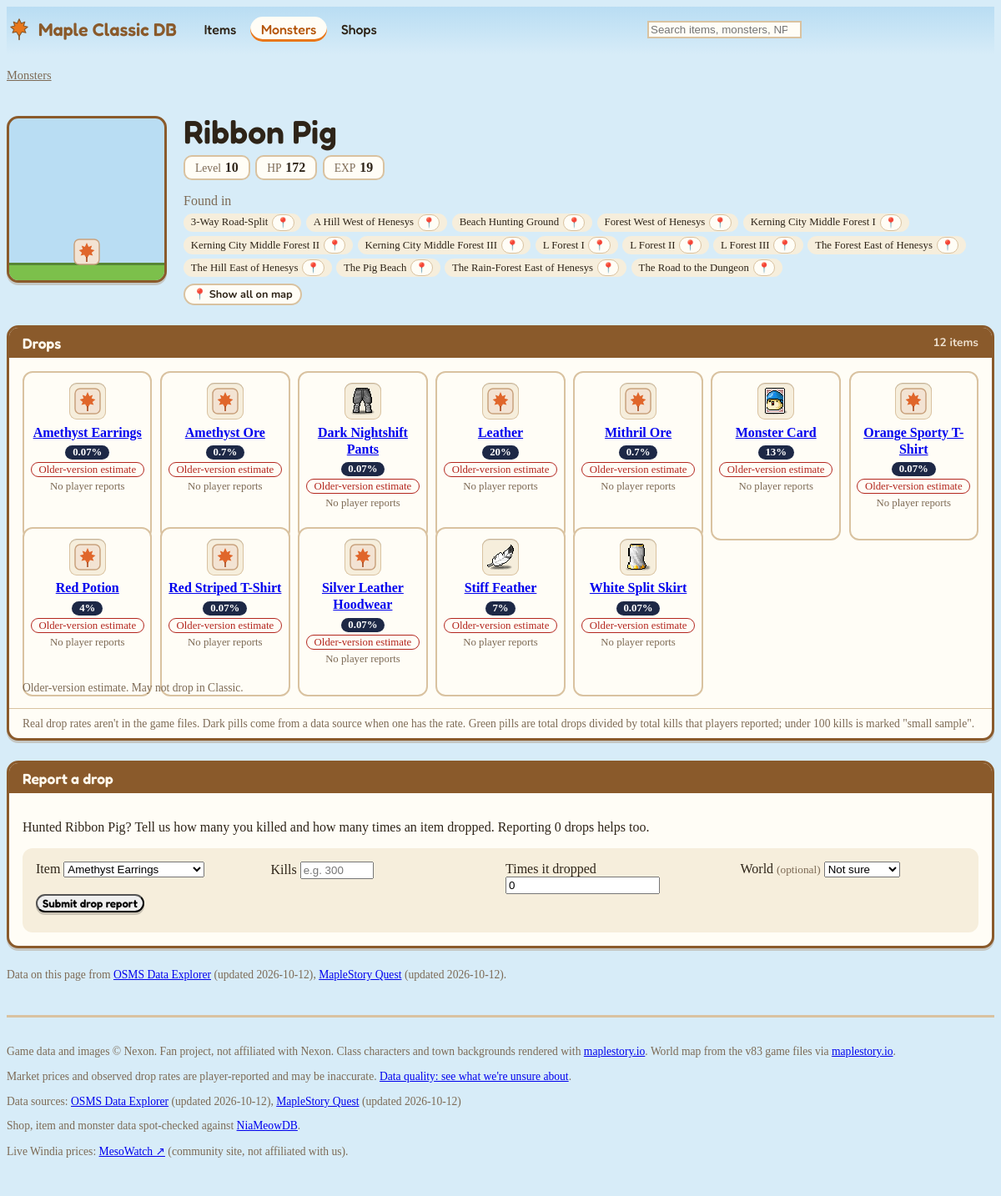
Screenshot of /monsters/10 with the database file from the repository.
### app/models.py (models this page shows)
class Base(DeclarativeBase):
    """Parent class that all tables inherit from."""

class Monster(Base):
    __tablename__ = "monsters"
    id: Mapped[int] = mapped_column(primary_key=True, autoincrement=False)
    name: Mapped[str] = mapped_column(String(200), index=True)
    level: Mapped[Optional[int]]
    hp: Mapped[Optional[int]]
    exp: Mapped[Optional[int]]
    maps: Mapped[Optional[list]] = mapped_column(JSON)  # list of map names
    hidden: Mapped[bool] = mapped_column(default=False, index=True)
    note: Mapped[Optional[str]] = mapped_column(String(200))
    source_id: Mapped[int] = mapped_column(ForeignKey("sources.id"))
    source: Mapped[Source] = relationship()
    drops: Mapped[list["Drop"]] = relationship(back_populates="monster")
    drop_reports: Mapped[list["DropReport"]] = relationship(back_populates="monster")
    monster_maps: Mapped[list["MonsterMap"]] = relationship(back_populates="monster")  # where it spawns

class Map(Base):
    __tablename__ = "maps"
    id: Mapped[int] = mapped_column(primary_key=True, autoincrement=False)
    name: Mapped[str] = mapped_column(String(200), index=True)
    street_name: Mapped[Optional[str]] = mapped_column(String(200))
    region: Mapped[Optional[str]] = mapped_column(String(100))  # OSMS region, e.g. "Victoria Island"
    map_mark: Mapped[Optional[str]] = mapped_column(String(50))  # e.g. "Henesys", "Dungeon"
    is_town: Mapped[bool] = mapped_column(default=False)
    return_map_id: Mapped[Optional[int]]  # plain number, NOT a foreign key
    world: Mapped[Optional[str]] = mapped_column(String(30), index=True)  # maple-island / victoria-island / None
    spot_x: Mapped[Optional[int]]
    spot_y: Mapped[Optional[int]]
    spot_exact: Mapped[Optional[bool]]  # True = own spot, False = town's spot, None = no spot
    v83_map_id: Mapped[Optional[int]]  # matching v83 map (debugging only)
    source_id: Mapped[int] = mapped_column(ForeignKey("sources.id"))
    source: Mapped[Source] = relationship()
    monster_maps: Mapped[list["MonsterMap"]] = relationship(back_populates="map")
    npc_maps: Mapped[list["NpcMap"]] = relationship(back_populates="map")

class Drop(Base):
    __tablename__ = "drops"
    __table_args__ = (UniqueConstraint("monster_id", "item_id"),)
    id: Mapped[int] = mapped_column(primary_key=True)
    monster_id: Mapped[int] = mapped_column(ForeignKey("monsters.id"), index=True)
    item_id: Mapped[int] = mapped_column(ForeignKey("items.id"), index=True)
    drop_rate: Mapped[Optional[float]]
    rate_source: Mapped[Optional[str]] = mapped_column(String(100))
    confidence: Mapped[str] = mapped_column(String(20), default="unverified")
    source_id: Mapped[int] = mapped_column(ForeignKey("sources.id"))
    monster: Mapped[Monster] = relationship(back_populates="drops")
    item: Mapped[Item] = relationship(back_populates="drops")
    source: Mapped[Source] = relationship()

class Item(Base):
    __tablename__ = "items"
    id: Mapped[int] = mapped_column(primary_key=True, autoincrement=False)
    name: Mapped[str] = mapped_column(String(200), index=True)
    category: Mapped[str] = mapped_column(String(20))  # equip / use / etc / setup
    sub_type: Mapped[Optional[str]] = mapped_column(String(50))
    level_req: Mapped[Optional[int]]
    job: Mapped[Optional[str]] = mapped_column(String(30))
    stats: Mapped[Optional[dict]] = mapped_column(JSON)
    description: Mapped[Optional[str]]
    npc_sell_price: Mapped[Optional[int]]
    icon_url: Mapped[Optional[str]] = mapped_column(String(500))
    equip_slot: Mapped[Optional[str]] = mapped_column(String(20), index=True)  # Hat / Top / ... / Weapon
    weapon_type: Mapped[Optional[str]] = mapped_column(String(30))  # e.g. "1H Sword", "Claw"
    jobs: Mapped[list] = mapped_column(JSON, default=list)  # e.g. ["Warrior", "Thief"]; [] = any class
    source_id: Mapped[int] = mapped_column(ForeignKey("sources.id"))
    source: Mapped[Source] = relationship()
    drops: Mapped[list["Drop"]] = relationship(back_populates="item")
    shop_items: Mapped[list["ShopItem"]] = relationship(back_populates="item")
    price_reports: Mapped[list["PriceReport"]] = relationship(back_populates="item")
    drop_reports: Mapped[list["DropReport"]] = relationship(back_populates="item")
    recipes: Mapped[list["Recipe"]] = relationship(back_populates="output_item")  # recipes that craft this
    used_in: Mapped[list["RecipeIngredient"]] = relationship(back_populates="item")  # as an ingredient
    quest_rewards: Mapped[list["QuestReward"]] = relationship(back_populates="item")

class Source(Base):
    __tablename__ = "sources"
    id: Mapped[int] = mapped_column(primary_key=True)
    name: Mapped[str] = mapped_column(String(100), unique=True)
    url: Mapped[Optional[str]] = mapped_column(String(500))
    last_scraped: Mapped[Optional[datetime]] = mapped_column(DateTime)
    notes: Mapped[Optional[str]]

### app/main.py (the view)
@app.get("/monsters/{monster_id}")
def monster_page(request: Request, monster_id: int, db: Session = Depends(get_db)):
    data = queries.monster_detail(db, monster_id)
    if data is None:
        raise HTTPException(status_code=404, detail="Monster not found")
    return render(request, "monster.html", page_title=data["monster"]["name"], worlds=WORLDS, **data)

### app/templates/monster.html (shortened to what this page needs)
{% extends "base.html" %}
{% import "partials/macros.html" as m %}
{% block content %}
<p class="breadcrumb"><a href="/monsters">Monsters</a></p>
<div class="hero">
  <div class="stage">{{ m.art("monsters", monster.id, monster.name, alt=monster.name) }}</div>
  <div>
    <h1>{{ monster.name }}</h1>
    <ul class="stat-chips">
      <li><span class="k">Level</span><span class="v">{{ m.val(monster.level) }}</span></li>
      <li><span class="k">HP</span><span class="v">{{ m.num(monster.hp) }}</span></li>
      <li><span class="k">EXP</span><span class="v">{{ m.num(monster.exp) }}</span></li>
    </ul>
    {% if found_in %}
      <p class="muted" style="margin-bottom:.35rem">Found in</p>
      <ul class="map-list">
        {% for map in found_in %}
          <li class="pill pill-tag">{{ map.name }}{% if map.world %} {{ m.ping_button("map=" ~ map.map_id, map.name, text="") }}{% endif %}</li>
        {% endfor %}
      </ul>
      {% if has_pings %}<p class="map-list-actions">{{ m.ping_button("monster=" ~ monster.id, monster.name, text="Show all on map") }}</p>{% endif %}
    {% elif monster.maps %}
      <p class="muted" style="margin-bottom:.35rem">Found in</p>
      <ul class="map-list">
        {% for map in monster.maps %}<li class="pill pill-tag">{{ map }}</li>{% endfor %}
      </ul>
    {% else %}
      <p class="muted">We don't know where it spawns yet.</p>
    {% endif %}
  </div>
</div>
<section class="win" aria-labelledby="drops-title">
  <h2 class="win-title" id="drops-title">Drops {% if drops %}<span class="count">{{ drops | length }} items</span>{% endif %}</h2>
  <div class="win-body">
    {% if drops %}
      <ul class="card-grid">
        {% for d in drops %}
          <li>
            <div class="card drop-card">
              {{ m.slot(d.item.id, d.item.name) }}
              <a class="name" href="/items/{{ d.item.id }}">{{ d.item.name }}</a>
              <span class="rates">
                {{ m.rate_pill(d) }}
                {{ m.observed_pill(d.observed) }}
              </span>
            </div>
          </li>
        {% endfor %}
      </ul>
      {{ m.old_version_note(drops) }}
    {% else %}
      <div class="empty-state">
        <p class="big">No known drops for this monster.</p>
        <p class="muted">If you've seen it drop something, our data sources may not have it yet.</p>
      </div>
    {% endif %}
  </div>
  {% if drops %}
    <p class="win-note">Real drop rates aren't in the game files. Dark pills come from a data source when one has the rate.
      Green pills are total drops divided by total kills that players reported; under 100 kills is marked "small sample".</p>
  {% endif %}
</section>
{% if drops %}
<section class="win" aria-labelledby="report-title">
  <h2 class="win-title" id="report-title">Report a drop</h2>
  <div class="win-body">
    <p>Hunted {{ monster.name }}? Tell us how many you killed and how many times an item dropped. Reporting 0 drops helps too.</p>
    <form class="report-form" style="margin-top:0" method="post" action="/monsters/{{ monster.id }}/drops"
          hx-post="/monsters/{{ monster.id }}/drops"
          hx-target="#drop-result"
          hx-swap="innerHTML">
      <div class="fields">
        <label>Item
          <select name="item_id" required>
            {% for d in drops %}<option value="{{ d.item.id }}">{{ d.item.name }}</option>{% endfor %}
          </select>
        </label>
        <label>Kills
          <input type="number" name="kills" min="1" max="100000" step="1" required inputmode="numeric" placeholder="e.g. 300">
        </label>
        <label>Times it dropped
          <input type="number" name="drops" min="0" step="1" value="0" required inputmode="numeric">
        </label>
        <label>World <small class="muted">(optional)</small>
          <select name="world">
            <option value="">Not sure</option>
          </select>
        </label>
      </div>
      <button type="submit">Submit drop report</button>
    </form>
  </div>
</section>
{% endif %}
{{ m.source_credits(sources) }}
{% endblock %}

### app/templates/base.html (shortened to what this page needs)
{%- set path = request.url.path if request else "/" -%}
<!doctype html>
<html lang="en">
<head>
  <link rel="stylesheet" href="https://cdn.jsdelivr.net/npm/@picocss/pico@2.0.6/css/pico.min.css">
  <link rel="stylesheet" href="{{ url_for('static', path='css/site.css') }}">
</head>
<body>
  <header class="site-header">
    <div class="container bar">
      <a href="/" class="brand">
        Maple Classic DB
      </a>
      <nav aria-label="Main">
        <ul class="main-nav">
          <li><a href="/items" {% if path.startswith('/items') %}aria-current="page"{% endif %}>Items</a></li>
          <li><a href="/monsters" {% if path.startswith('/monsters') %}aria-current="page"{% endif %}>Monsters</a></li>
          <li><a href="/shops" {% if path.startswith('/shops') or path.startswith('/npcs') %}aria-current="page"{% endif %}>Shops</a></li>
        </ul>
      </nav>
      {% block header_search %}
        {% include "partials/search_box.html" %}
      {% endblock %}
    </div>
  </header>
  <main class="container">
    {% block content %}{% endblock %}
  </main>
  <footer class="site-footer">
    <div class="container">
      <p>Game data and images © Nexon. Fan project, not affiliated with Nexon.
        Class characters and town backgrounds rendered with <a href="https://maplestory.io/">maplestory.io</a>.
        World map from the v83 game files via <a href="https://maplestory.io/">maplestory.io</a>.</p>
      <p>Market prices and observed drop rates are player-reported and may be inaccurate.
        <a href="/audit">Data quality: see what we're unsure about</a>.</p>
      <p>Data sources:
        {% if sources %}
          {% for s in sources %}
            {% if s.url %}<a href="{{ s.url }}" target="_blank" rel="noopener">{{ s.name }}</a>{% else %}{{ s.name }}{% endif %}{% if s.last_scraped %} (updated {{ s.last_scraped }}){% endif %}{% if not loop.last %}, {% endif %}
          {% endfor %}
        {% else %}
          OSMS client datamine,
          <a href="https://maplestory.quest/" target="_blank" rel="noopener">MapleStory Quest</a>
        {% endif %}
      </p>
      <p>Shop, item and monster data spot-checked against
        <a href="https://meowdb.com/msclassic/" target="_blank" rel="noopener">NiaMeowDB</a>.</p>
      <p>Live Windia prices:
        <a href="https://meso.watch/" target="_blank" rel="noopener">MesoWatch ↗</a>
        (community site, not affiliated with us).</p>
    </div>
  </footer>
</body>
</html>

### app/templates/partials/macros.html (shortened to what this page needs)
{% macro num(n) -%}
  {%- if n is none or n is undefined -%}<span class="muted">—</span>
  {%- else -%}{{ "{:,}".format(n) }}{%- endif -%}
{%- endmacro %}
{% macro val(v) -%}
  {%- if v is none or v is undefined or v == "" -%}<span class="muted">—</span>
  {%- else -%}{{ v }}{%- endif -%}
{%- endmacro %}
{% macro sprite(kind, id, name, size="", alt="") -%}
  {%- set ext = "webp" if kind == "monsters" else "png" -%}
  <img class="icon {{ size }}" src="/static/img/{{ kind }}/{{ id }}.{{ ext }}" alt="{{ alt }}" loading="lazy"
       title="{{ name }}" onerror="this.onerror=null;this.src='/static/img/placeholder.svg'">
{%- endmacro %}
{% macro art(kind, id, name, alt="") -%}
  {%- set ext = "webp" if kind == "monsters" else "png" -%}
  <img src="/static/img/{{ kind }}/{{ id }}.{{ ext }}" alt="{{ alt }}" loading="lazy"
       title="{{ name }}" onerror="this.onerror=null;this.src='/static/img/placeholder.svg'">
{%- endmacro %}
{% macro slot(id, name, qty=none, size="") -%}
  <span class="slot {{ size }}">{{ sprite("items", id, name) }}{% if qty and qty > 1 %}<span class="qty" aria-hidden="true">{{ qty }}</span>{% endif %}</span>
{%- endmacro %}
{% set OLD_VERSION_NOTE = "Older-version estimate. May not drop in Classic." %}
{% macro rate_pill(d) -%}
  {%- if d.rate_percent is none -%}
    <span class="pill pill-unknown" title="No source has a confirmed rate for this drop">Unknown rate</span>
  {%- else -%}
    <span class="pill pill-known" title="{% if d.confidence == 'estimated' %}{{ OLD_VERSION_NOTE }}{% else %}Known rate{% if d.rate_source %} from {{ d.rate_source }}{% endif %}{% if d.confidence %} ({{ d.confidence }}){% endif %}{% endif %}">{{ d.rate_label }}</span>
    {%- if d.confidence == "estimated" %} <span class="pill pill-warn" title="{{ OLD_VERSION_NOTE }}">Older-version estimate</span>
    {%- elif d.confidence and d.confidence != "verified" %} <span class="pill pill-warn">{{ d.confidence }}</span>{% endif -%}
  {%- endif -%}
{%- endmacro %}
{% macro old_version_note(drops) -%}
  {%- if drops | selectattr("confidence", "equalto", "estimated") | list -%}
    <p class="muted old-version-note" style="font-size:.85rem;margin:.5rem 0 0">{{ OLD_VERSION_NOTE }}</p>
  {%- endif -%}
{%- endmacro %}
{% macro observed_pill(o) -%}
  {%- if not o or o.rate_percent is none -%}
    <span class="muted" style="font-size:.8rem">No player reports</span>
  {%- else -%}
    <span class="pill pill-observed" title="Player-observed: {{ o.label }}">{{ o.label }}</span>
    {%- if o.low_confidence %} <span class="pill pill-warn" title="Fewer than 100 kills reported, so this may be far off">small sample</span>{% endif -%}
  {%- endif -%}
{%- endmacro %}
{% macro source_credits(sources) -%}
  {%- if sources -%}
  <p class="credits">Data on this page from
    {% for s in sources -%}
      {%- if s.url %}<a href="{{ s.url }}" target="_blank" rel="noopener">{{ s.name }}</a>{% else %}{{ s.name }}{% endif -%}
      {%- if s.last_scraped %} (updated {{ s.last_scraped }}){% endif -%}
      {%- if not loop.last %}, {% endif -%}
    {%- endfor %}.
  </p>
  {%- endif -%}
{%- endmacro %}
{% macro ping_button(query, label, text="Show on map") -%}
  <a class="ping-btn" role="button" href="/api/locate?{{ query }}" data-locate="{{ query }}" data-label="{{ label }}"
     {% if not text %}aria-label="Show {{ label }} on the map" title="Show on map"{% endif %}><span aria-hidden="true">📍</span>{% if text %} {{ text }}{% endif %}</a>
{%- endmacro %}

### rows the page displays
Monster: name "Ribbon Pig"
Map: name "3-Way Road-Split"
Map: name "A Hill West of Henesys"
Map: name "Beach Hunting Ground"
Map: name "Forest West of Henesys"
Map: name "Kerning City Middle Forest I"
Map: name "Kerning City Middle Forest II"
Map: name "Kerning City Middle Forest III"
Map: name "L Forest I"
Map: name "L Forest II"
Map: name "L Forest III"
Map: name "The Forest East of Henesys"
Map: name "The Hill East of Henesys"
Map: name "The Pig Beach"
Map: name "The Rain-Forest East of Henesys"
Map: name "The Road to the Dungeon"
Drop: item.name "Amethyst Earrings", rate_label "0.07%"
Drop: item.name "Amethyst Ore", rate_label "0.7%"
Drop: id (picture), item.name "Dark Nightshift Pants", rate_label "0.07%"
Drop: item.name "Leather", rate_label "20%"
Drop: item.name "Mithril Ore", rate_label "0.7%"
Drop: id (picture), item.name "Monster Card", rate_label "13%"
Drop: item.name "Orange Sporty T-Shirt", rate_label "0.07%"
Drop: item.name "Red Potion", rate_label "4%"
Drop: item.name "Red Striped T-Shirt", rate_label "0.07%"
Drop: item.name "Silver Leather Hoodwear", rate_label "0.07%"
Drop: id (picture), item.name "Stiff Feather", rate_label "7%"
Drop: id (picture), item.name "White Split Skirt", rate_label "0.07%"
Source: name "OSMS Data Explorer", last_scraped "2026-10-12"
Source: name "MapleStory Quest", last_scraped "2026-10-12"

### other values shown
{{ v }} "10"
{{ "{:,}".format(n) }} "172 19"
{{ text }} "Show all on map"
{{ drops | length }} "12"
{{ OLD_VERSION_NOTE }} "Older-version estimate. May not drop in Classic."
form field item_id "Amethyst Earrings"
